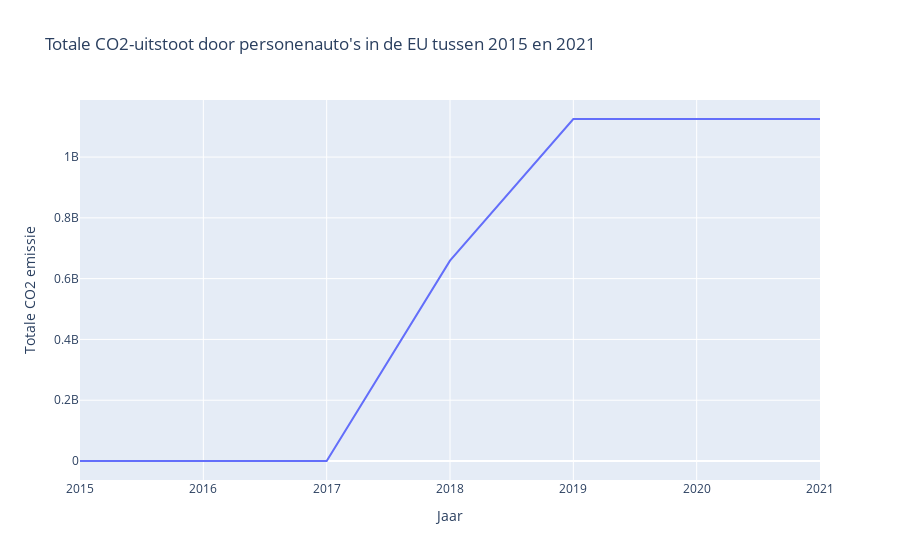

The code cell stored with this chart in its notebook:
### Markdown cell above
Caption

### Code cell
# Plot settings
fig = px.line(total_emission,
    x="year",
    y="total_emission",
    title="Totale CO2-uitstoot door personenauto's in de EU tussen 2015 en 2021",
    labels={
        "total_emission": "Totale CO2 emissie",
        "year": "Jaar",
    }
)
fig.show()

### Figure 1 — Plotly figure (JSON) as saved in the notebook; plotly's stock layout.template omitted (floating-point values rounded to 4 significant figures)
{"data": [{"hovertemplate": "Jaar=%{x}<br>Totale CO2 emissie=%{y}<extra></extra>", "legendgroup": "", "line": {"color": "#636efa", "dash": "solid"}, "marker": {"symbol": "circle"}, "mode": "lines", "name": "", "orientation": "v", "showlegend": false, "type": "scatter", "x": [2015, 2016, 2017, 2018, 2019, 2020, 2021], "xaxis": "x", "y": [0, 0, 306618, 659232623, 1125217188, 1125217188, 1125217188], "yaxis": "y"}], "layout": {"legend": {"tracegroupgap": 0}, "title": {"text": "Totale CO2-uitstoot door personenauto's in de EU tussen 2015 en 2021"}, "xaxis": {"anchor": "y", "domain": [0, 1], "title": {"text": "Jaar"}}, "yaxis": {"anchor": "x", "domain": [0, 1], "title": {"text": "Totale CO2 emissie"}}}}
